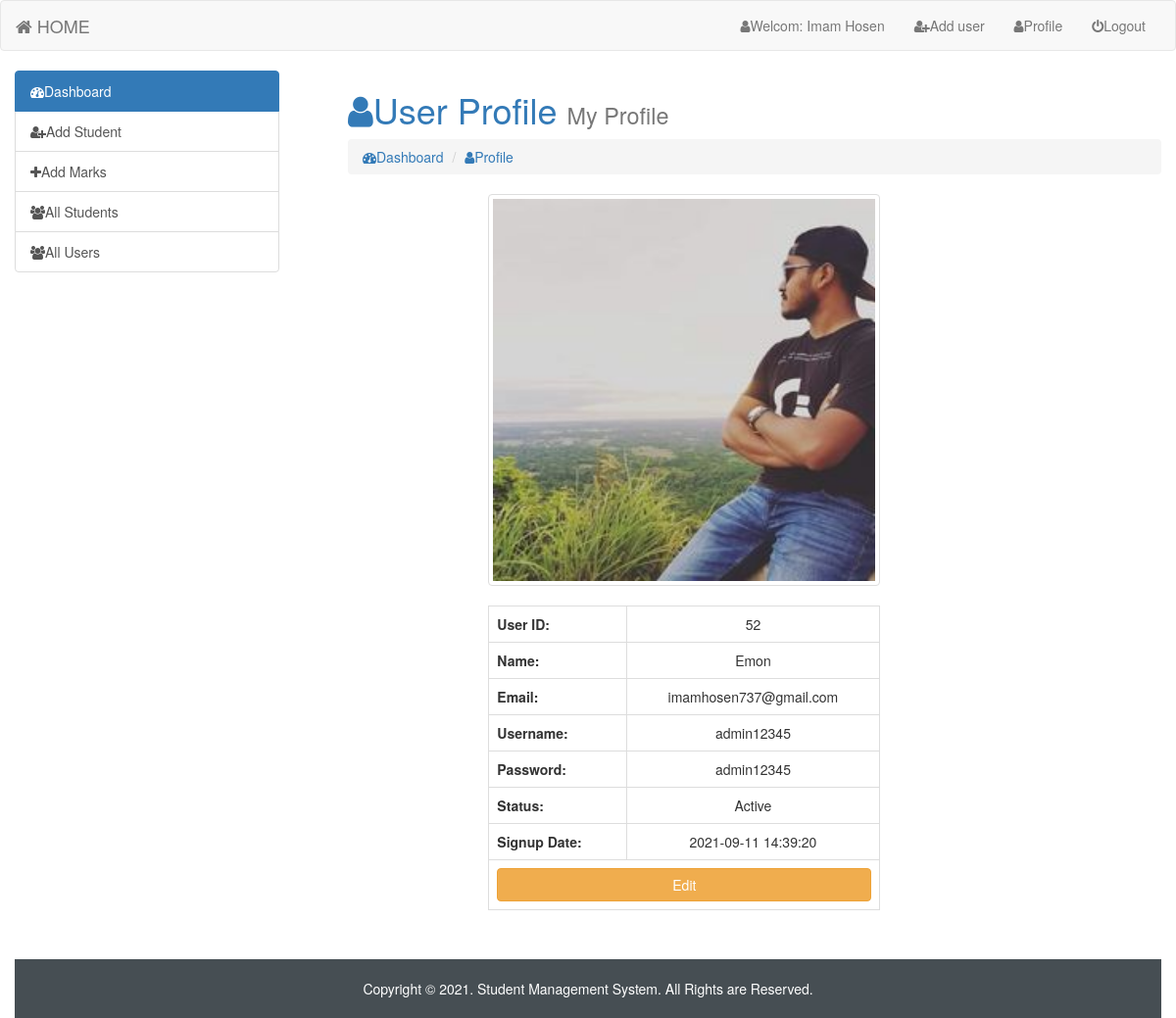
Page /admin/index.php?page=user_profile (signed in) on the committed database.
### tables this page shows
CREATE TABLE `users` (
  `id` int(11) NOT NULL,
  `name` varchar(50) NOT NULL,
  `email` varchar(60) NOT NULL,
  `username` varchar(50) NOT NULL,
  `password` varchar(100) NOT NULL,
  `photo` varchar(80) NOT NULL,
  `status` enum('active','inactive') NOT NULL,
  `datetime` timestamp NULL DEFAULT current_timestamp()
);

### admin/user_profile.php (the view, shortened to what this page needs)
<?php
require_once('dbcon.php');
$session_user =  $_SESSION['user_login'];
$user_data = $con->query("SELECT * FROM `users` WHERE `username` = '$session_user'");
$result = $user_data->fetch_assoc();
?>
<!DOCTYPE html>
<html lang="en">
<head>
</head>
<body>
<ol>
<h1 class="text-primary"><i class="fa fa-user"></i>User Profile <small> My Profile</small></h1>
    <ol class="breadcrumb">
  <li><a href="index.php?page=dashboard"><i class="fa fa-dashboard"></i>Dashboard</a></li>
  <li><a href="#" class="active"><i class="fa fa-user"></i>Profile</a></li>
</ol>
<div class="row">
<div class="col-md-6 col-sm-offset-2">
<table class="table table-bordered text-center">
    <tr>
        <th>User ID:</th>
        <td><?php echo $result['id']; ?></td>
    </tr>
    <tr>
        <th>Name:</th>
        <td><?php echo $result['name']; ?></td>
    </tr>
    <tr>
        <th>Email:</th>
        <td><?php echo $result['email']; ?></td>
    </tr>
    <tr>
        <th>Username:</th>
        <td><?php echo $result['username']; ?></td>
    </tr>
    <tr>
        <th>Password:</th>
        <td><?php echo $result['password']; ?></td>
    </tr>
    <tr>
        <th>Status:</th>
        <td><?php if($result['status']=='active'){echo "Active";}else{ echo "Inactive";}?>
        </td>
    </tr>
    <tr>
        <th>Signup Date:</th>
        <td><?php echo $result['datetime']; ?></td>
    </tr>
    <tr>
        <td colspan=2>
            <a href="index.php?page=update_users&id=</?php echo base64_encode($result['id']); ?>" title="Edit Profile" class="btn
             btn-warning btn-block"> Edit</a>
        </td>
    </tr>
    <img class="img-thumbnail" width="450px;" src="../admin/users_images/<?php echo $result['photo']; ?>">
    <br>
    <br>
</table>
</div>
</div>
</body>
</html>

### rows in the picture
users: id "52", name "Emon", email "imamhosen737@gmail.com", username "admin12345", password "admin12345", datetime "2021-09-11 14:39:20", photo (picture)
